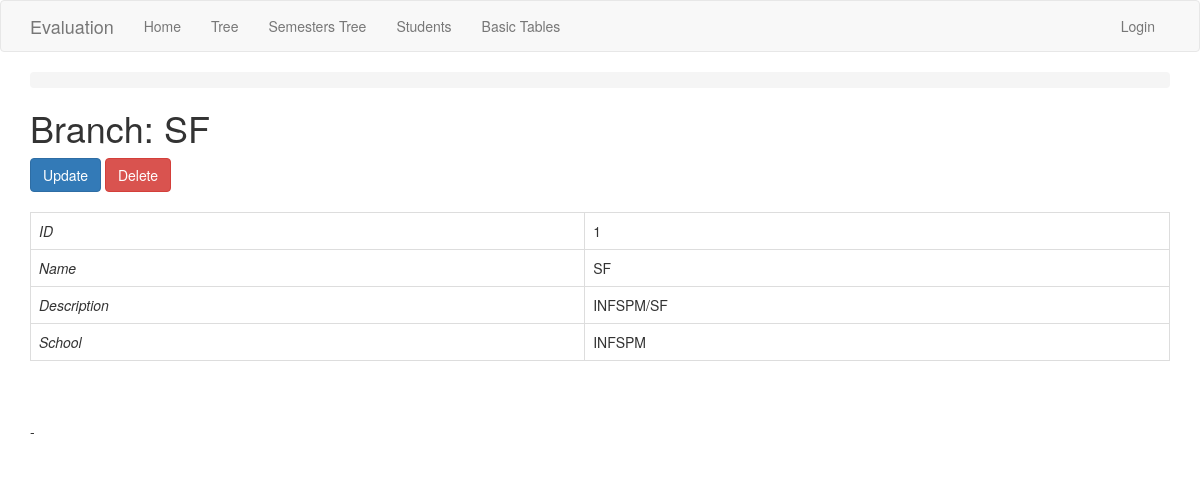
The page /branch/1/ on the database as committed earlier.
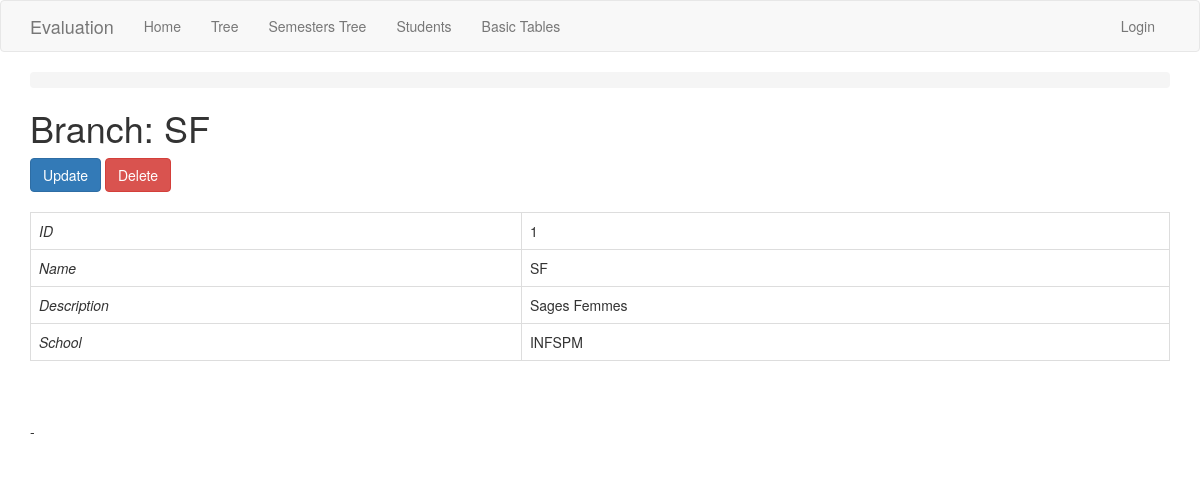
The same page on the database as committed later.
### app/models.py (models this page shows, shortened)
class Branch(db.Model):
    id = db.Column(db.Integer, primary_key=True)
    name = db.Column(db.String(100), index=True, unique=True)
    description = db.Column(db.String(150))
    school_id = db.Column(db.Integer, db.ForeignKey('school.id'))
    students = db.relationship('Student', backref='branch')
    annuals = db.relationship('Annual', backref='branch')
    promos = db.relationship('Promo', backref='branch', order_by='Promo.start_date, Promo.name')

### app/routesBasicTables.py (the view)
@app.route('/branch/<int:id>/', methods=['GET', 'POST'])
@register_breadcrumb(app, '.basic.branch.view', 'View')
def branch_view(id):
    branch = Branch.query.get_or_404(id)
    return render_template('basic-forms/branch/view.html', title='Branch View', branch=branch)

### app/models.py (called while the page is built)
    def get_label(self):
        if self.description != None and self.description != '':
            return self.name + ' - ' + self.description
        return self.name

### app/templates/basic-forms/branch/view.html (shortened to what this page needs)
{% extends "base.html" %}
{% block app_content %}
    <h1>Branch: {{branch.name}}</h1>
    <div>
        <a class="btn btn-primary" href="{{ url_for('branch_update', id=branch.id) }}">Update</a>
        <button class="btn btn-danger"
            data-href="{{url_for('branch_delete', id=branch.id)}}"
            data-toggle="modal" data-target="#confirm-delete">
            Delete
        </button>
    </div>
    <div>
        <table class="table table-bordered">
          <tr><td><i>ID</i></td> <td>{{branch.id}}</td></tr>
          <tr><td><i>Name</i></td> <td>{{branch.name}}</td></tr>
          <tr><td><i>Description</i></td> <td>{{branch.description}}</td></tr>
          <tr><td><i>School</i></td> <td>{{ branch.school.get_label() }}</td></tr>
        </table>
      - </br>
    </div>
{% endblock %}

Rows that differ between the two databases and show on the page:
changed Branch "SF": description "INFSPM/SF" → "Sages Femmes"
